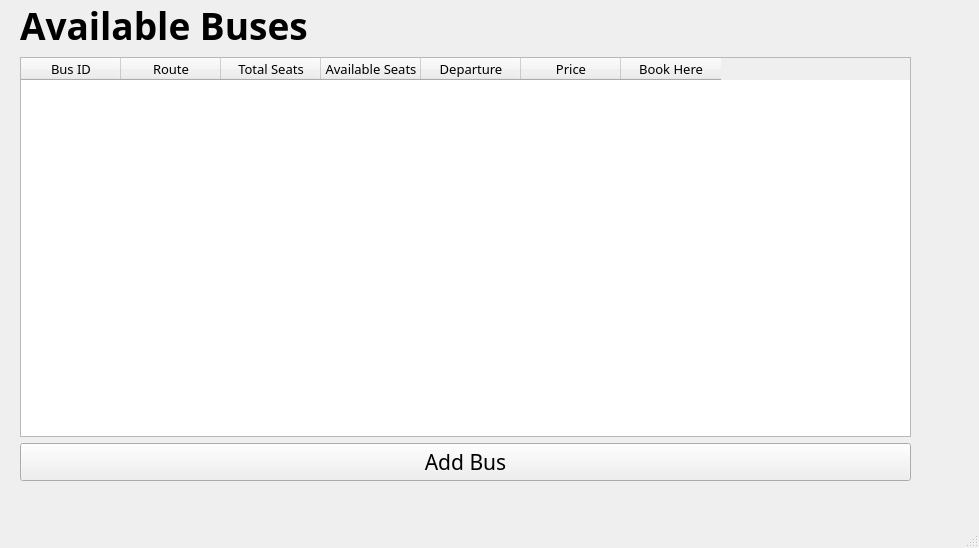
<?xml version="1.0" encoding="UTF-8"?>
<ui version="4.0">
 <class>MainWindow</class>
 <widget class="QMainWindow" name="MainWindow">
  <property name="geometry">
   <rect>
    <x>0</x>
    <y>0</y>
    <width>979</width>
    <height>548</height>
   </rect>
  </property>
  <property name="font">
   <font>
    <family>Segoe UI Variable Small Light</family>
    <pointsize>28</pointsize>
   </font>
  </property>
  <property name="windowTitle">
   <string>MainWindow</string>
  </property>
  <widget class="QWidget" name="centralwidget">
   <property name="font">
    <font>
     <family>Segoe UI Variable Small Light</family>
     <pointsize>12</pointsize>
    </font>
   </property>
   <widget class="QWidget" name="">
    <property name="geometry">
     <rect>
      <x>20</x>
      <y>0</y>
      <width>891</width>
      <height>481</height>
     </rect>
    </property>
    <layout class="QVBoxLayout" name="verticalLayout">
     <item>
      <widget class="QLabel" name="label">
       <property name="font">
        <font>
         <family>Yu Gothic UI Semibold</family>
         <pointsize>28</pointsize>
         <bold>true</bold>
        </font>
       </property>
       <property name="text">
        <string>Available Buses</string>
       </property>
      </widget>
     </item>
     <item>
      <widget class="QTableWidget" name="tableWidget">
       <property name="font">
        <font>
         <family>Segoe UI Variable Small Light</family>
         <pointsize>10</pointsize>
        </font>
       </property>
       <column>
        <property name="text">
         <string>Bus ID</string>
        </property>
       </column>
       <column>
        <property name="text">
         <string>Route</string>
        </property>
       </column>
       <column>
        <property name="text">
         <string>Total Seats</string>
        </property>
       </column>
       <column>
        <property name="text">
         <string>Available Seats</string>
        </property>
       </column>
       <column>
        <property name="text">
         <string>Departure</string>
        </property>
       </column>
       <column>
        <property name="text">
         <string>Price</string>
        </property>
       </column>
       <column>
        <property name="text">
         <string>Book Here</string>
        </property>
       </column>
      </widget>
     </item>
     <item>
      <widget class="QPushButton" name="pushButton">
       <property name="font">
        <font>
         <family>Segoe UI Variable Small Light</family>
         <pointsize>16</pointsize>
        </font>
       </property>
       <property name="text">
        <string>Add Bus</string>
       </property>
      </widget>
     </item>
    </layout>
   </widget>
  </widget>
  <widget class="QStatusBar" name="statusbar"/>
 </widget>
 <resources/>
 <connections/>
</ui>
